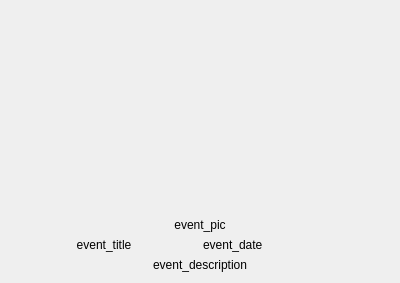
<?xml version="1.0" encoding="UTF-8"?>
<ui version="4.0" idbasedtr="false">
 <class>Event</class>
 <widget class="QWidget" name="Event">
  <property name="geometry">
   <rect>
    <x>0</x>
    <y>0</y>
    <width>400</width>
    <height>283</height>
   </rect>
  </property>
  <property name="windowTitle">
   <string>Form</string>
  </property>
  <property name="styleSheet">
   <string notr="true"/>
  </property>
  <layout class="QGridLayout" name="gridLayout">
   <item row="1" column="0">
    <layout class="QGridLayout" name="gridLayout_2">
     <item row="1" column="0">
      <widget class="QLabel" name="event_title">
       <property name="text">
        <string>event_title</string>
       </property>
       <property name="alignment">
        <set>Qt::AlignCenter</set>
       </property>
      </widget>
     </item>
     <item row="1" column="1">
      <widget class="QLabel" name="event_date">
       <property name="text">
        <string>event_date</string>
       </property>
      </widget>
     </item>
     <item row="0" column="0" colspan="2">
      <widget class="QLabel" name="event_pic">
       <property name="text">
        <string>event_pic</string>
       </property>
       <property name="alignment">
        <set>Qt::AlignCenter</set>
       </property>
      </widget>
     </item>
     <item row="2" column="0" colspan="2">
      <widget class="QLabel" name="event_description">
       <property name="text">
        <string>event_description</string>
       </property>
       <property name="alignment">
        <set>Qt::AlignCenter</set>
       </property>
      </widget>
     </item>
    </layout>
   </item>
   <item row="0" column="0">
    <spacer name="verticalSpacer">
     <property name="orientation">
      <enum>Qt::Vertical</enum>
     </property>
     <property name="sizeHint" stdset="0">
      <size>
       <width>20</width>
       <height>40</height>
      </size>
     </property>
    </spacer>
   </item>
  </layout>
 </widget>
 <resources/>
 <connections/>
</ui>
